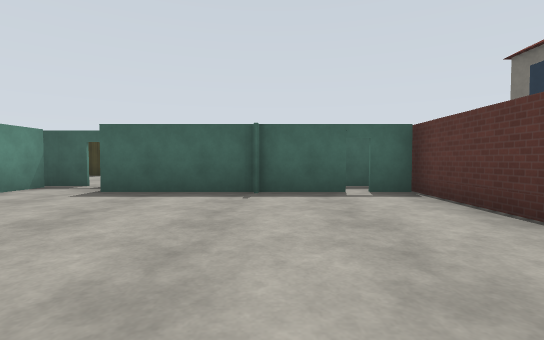
[1] (above)

24 first-person views from a walk through a robot-simulator world made for Gazebo. The camera is 1.2 m above the floor, tilts 2° down and sees 85° across. The floor is counted in squares, 2 m on a side. Each view is taken from the middle of a square. On the plan, view 1 faces up. The plan holds only what a view shows up to about 9 squares ahead; the rest is blank. Simple patterns stand in for the simulator's built-in surfaces. Simple shapes stand in for some stock models. Some surface patterns are stand-ins.

[2]
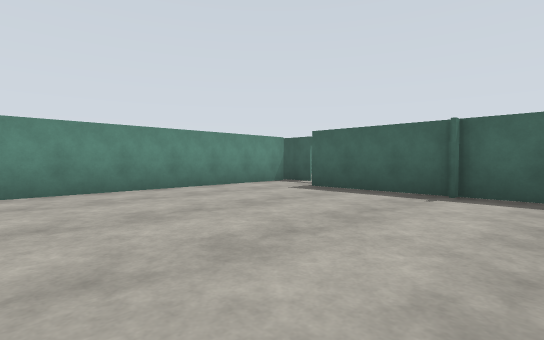

[3]
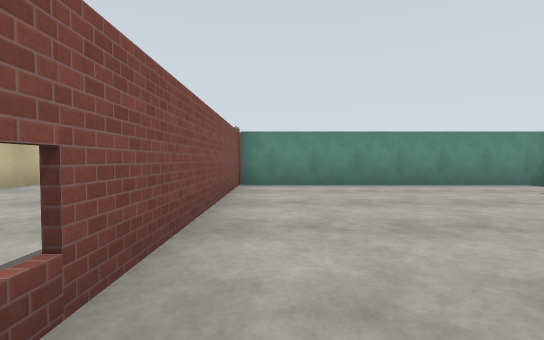

[4]
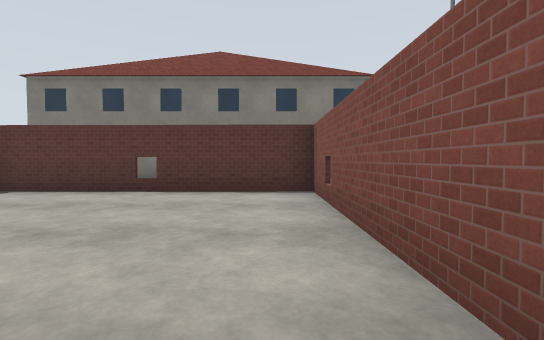

[5]
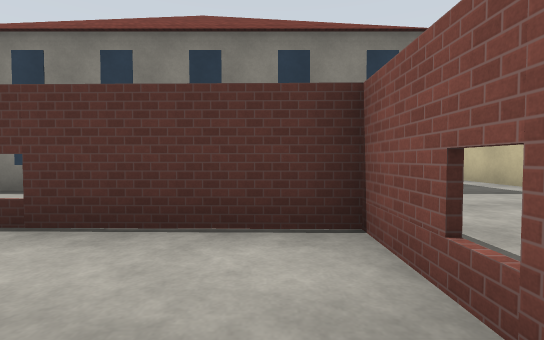

[6]
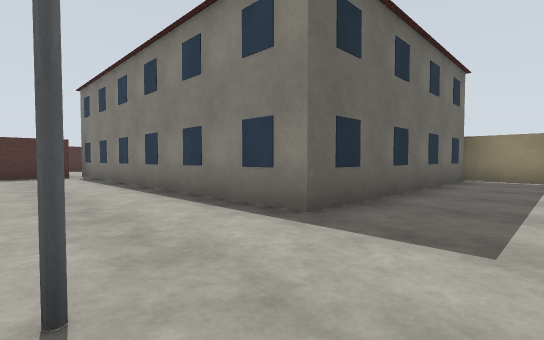

[7]
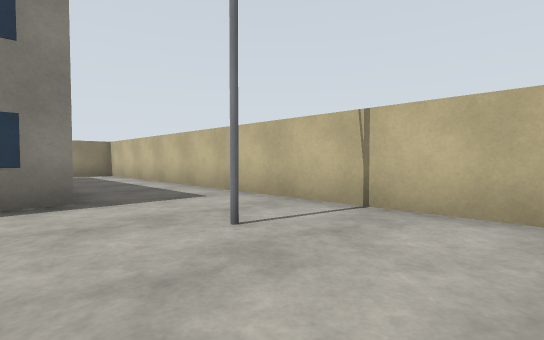

[8]
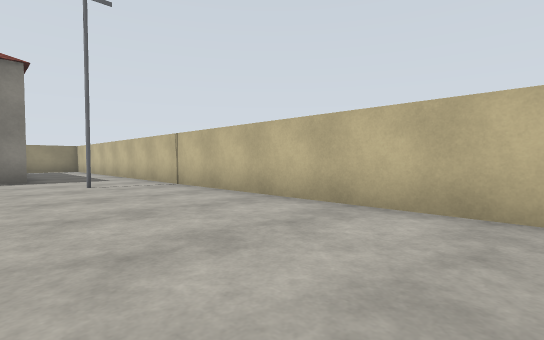

[9]
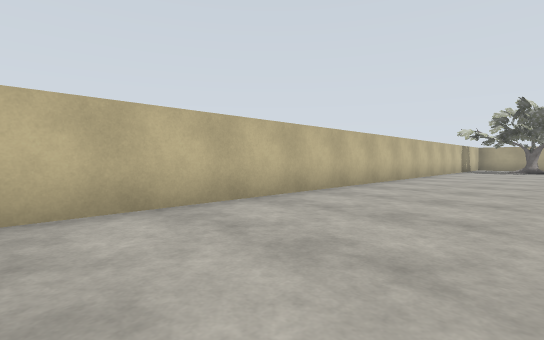

[10]
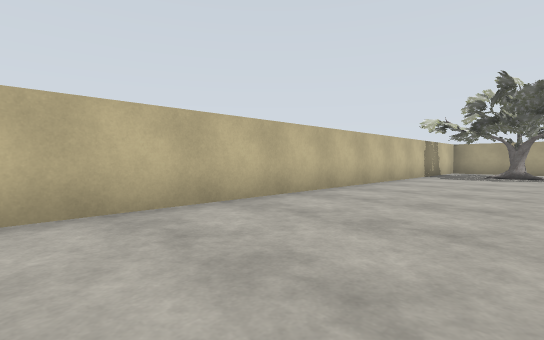

[11]
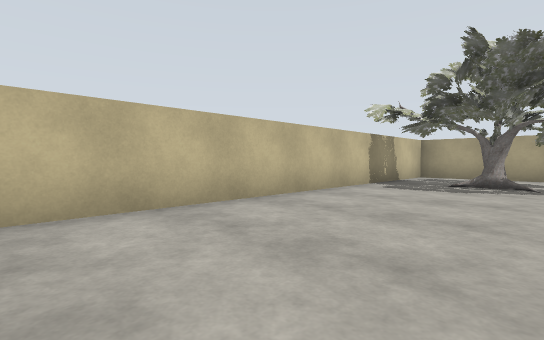

[12]
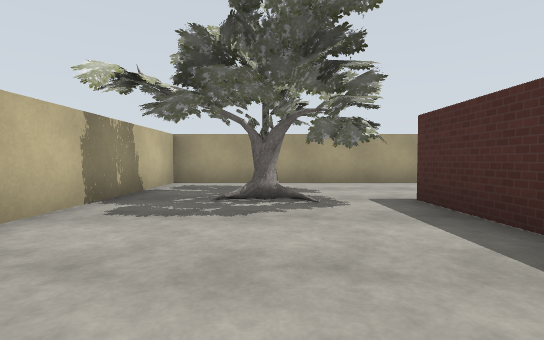

[13]
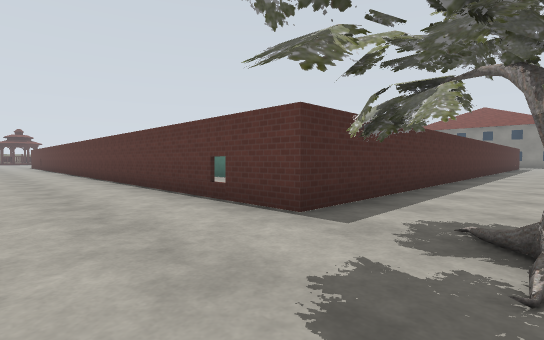

[14]
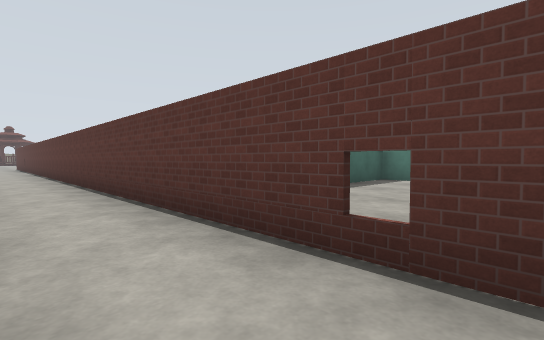

[15]
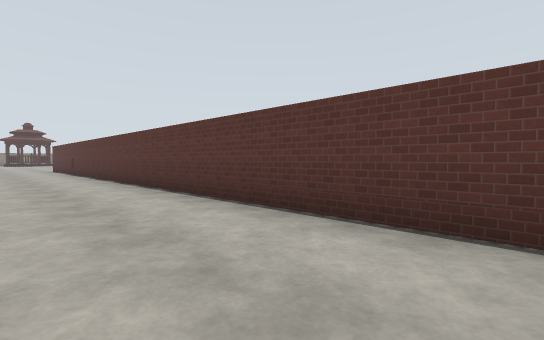

[16]
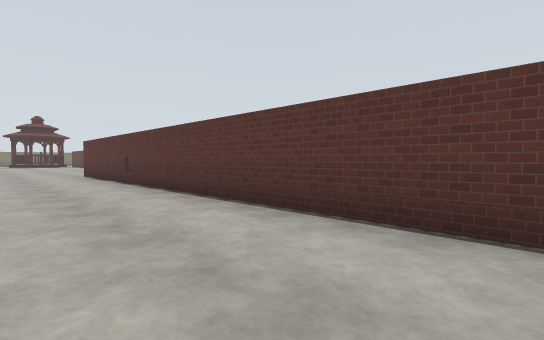

[17]
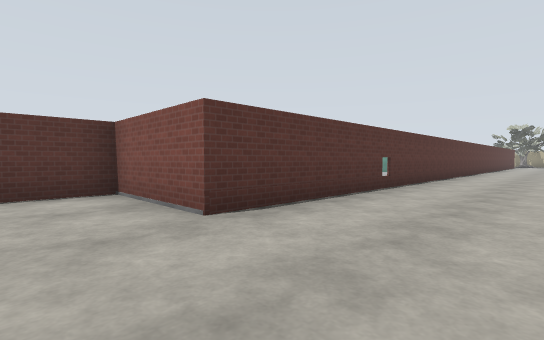

[18]
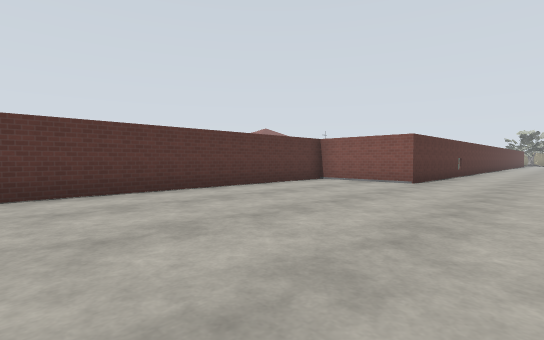

[19]
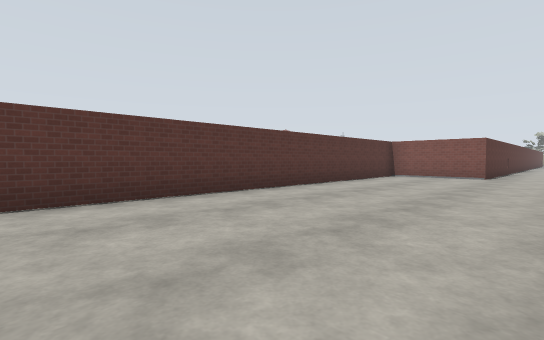

[20]
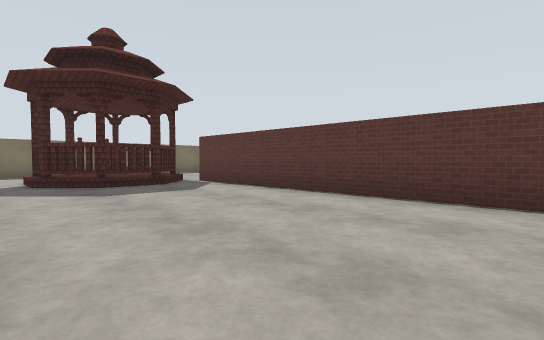

[21]
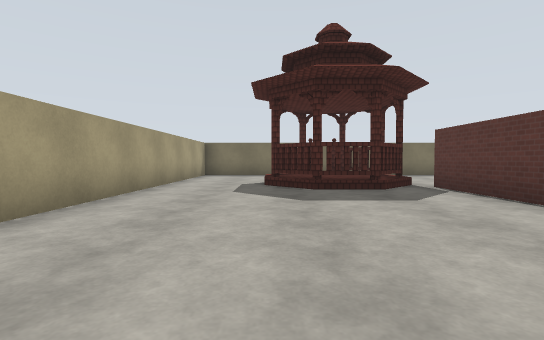

[22]
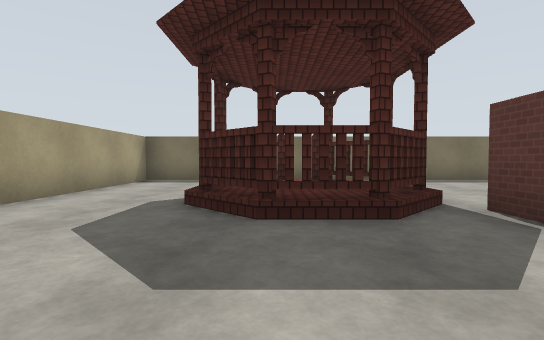

[23]
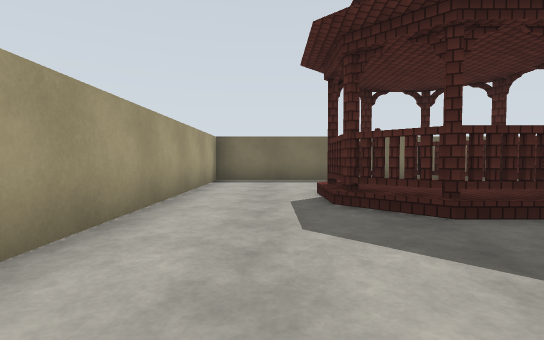

[24]
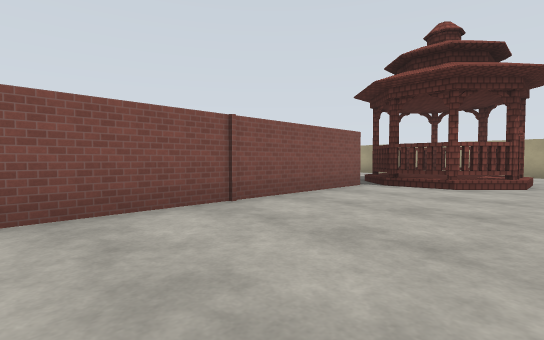

### Floor plan
Key: @ floor where view 1 was taken; # wall or solid block; . floor; D open door; B building; P pole; T oak tree; A pavilion.
Columns run from 22 left of view 1 to 13 right of it. Each row starts with its distance up from view 1.
 44 ###########
 43 #.............
 42 #...AA........
 41 #..AAAA.......
 40 #..AAAA.......
 39 #...AA.#######
 38 #......#
 37 #......
 36 #......
 35  ......#
 34   .....#
 33   .....#
 32   .....#
 31  ......
 30  ......#
 29  ......
 28  ......#
 27  ......#
 26  ......#
 25  ......
 24  ......
 23  ...####
 22  ...#
 21  ...
 20  ...#
 19  ...#
 18  ...#
 17  ...#
 16  ...#
 15  ...#
 14  ...#
 13  ...#
 12  ...#
 11  ...#
 10  ...#
  9  ...#
  8  ...#
  7  ...#            #D#    ### B
  6  ...#            #.#######. B
  5  ...#            #.   #DD#..BB
  4  ...#    ##      #.......#..BBB
  3  ...#  ...#      #.......#..BBB
  2  ...#....        #.......#..BBBB
  1 #...#..          #.......#..BBB
  0 #...             #....@..#..BBB
 -1 #...#########   ##########..BB
 -2 #..TT.......................B
 -3 #..T........................BBBBBBB#
 -4 #........................P.........#
 -5 #..................................#
 -6 #################################

Where each view was taken, in squares from view 1:
view 1: 0 up, 0 right, facing up
view 2: 0 up, 1 right, facing up-left
view 3: 0 up, 2 right, facing left
view 4: 0 up, 3 left, facing right
view 5: 0 up, 0 right, facing right
view 6: 5 down, 3 right, facing up-right
view 7: 2 down, 1 right, facing down-right
view 8: 2 down, 4 left, facing down-right
view 9: 2 down, 2 left, facing down-left
view 10: 2 down, 7 left, facing down-left
view 11: 2 down, 11 left, facing down-left
view 12: 3 down, 14 left, facing left
view 13: 3 down, 21 left, facing up-right
view 14: 0 up, 20 left, facing up-right
view 15: 5 up, 21 left, facing up-right
view 16: 11 up, 21 left, facing up-right
view 17: 25 up, 21 left, facing down-right
view 18: 31 up, 21 left, facing down-right
view 19: 34 up, 20 left, facing down-right
view 20: 32 up, 20 left, facing up-right
view 21: 33 up, 19 left, facing up
view 22: 36 up, 18 left, facing up
view 23: 36 up, 20 left, facing up
view 24: 43 up, 9 left, facing down-left
